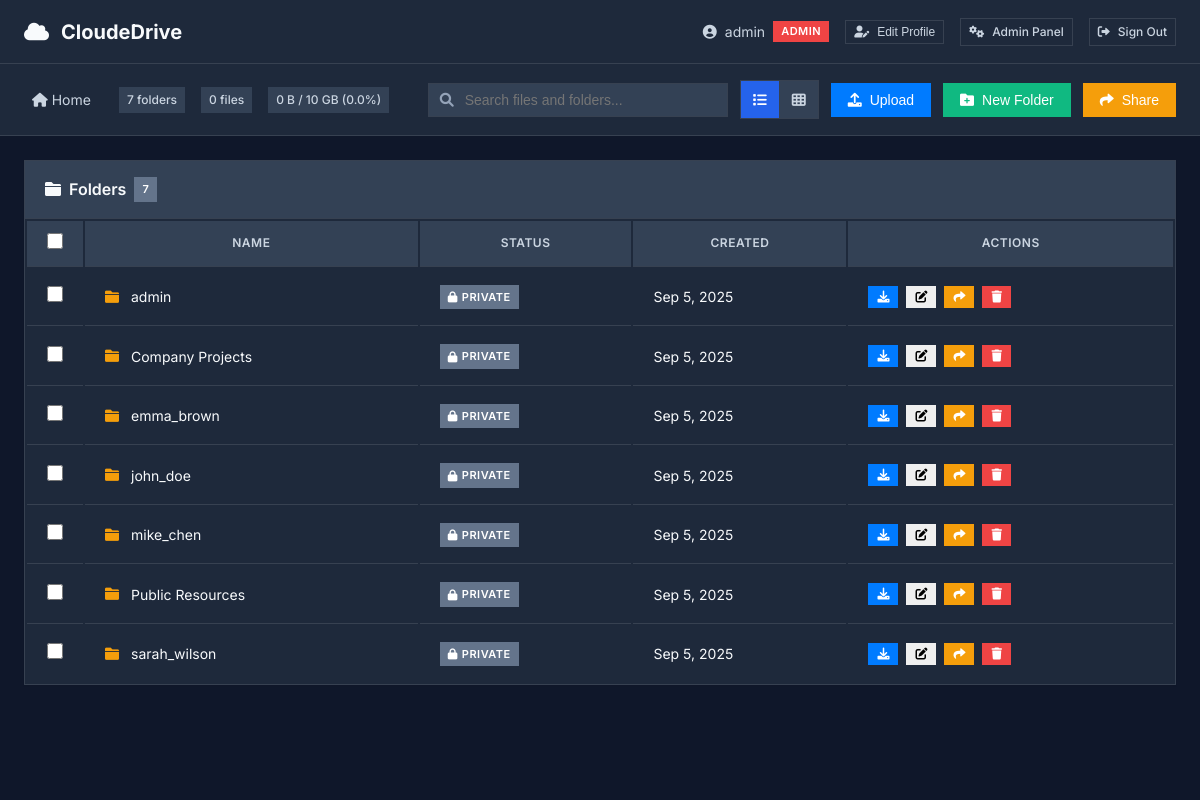
/index.php (signed in), run on the app's committed database.
### tables this page shows
CREATE TABLE `users` (
  `id` int(11) NOT NULL,
  `username` varchar(50) NOT NULL,
  `email` varchar(100) NOT NULL,
  `password` varchar(255) NOT NULL,
  `role` enum('admin','user') DEFAULT 'user',
  `storage_limit` bigint(20) DEFAULT 10737418240,
  `used_storage` bigint(20) DEFAULT 0,
  `created_at` timestamp NOT NULL DEFAULT current_timestamp(),
  `updated_at` timestamp NOT NULL DEFAULT current_timestamp() ON UPDATE current_timestamp()
);

CREATE TABLE `folders` (
  `id` int(11) NOT NULL,
  `name` varchar(255) NOT NULL,
  `parent_id` int(11) DEFAULT NULL,
  `owner_id` int(11) NOT NULL,
  `is_shared` tinyint(1) DEFAULT 0,
  `created_at` timestamp NOT NULL DEFAULT current_timestamp(),
  `updated_at` timestamp NOT NULL DEFAULT current_timestamp() ON UPDATE current_timestamp()
);

### index.php (the view, shortened to what the rows shown need)
<?php
require_once 'classes/User.php';
require_once 'classes/FileManager.php';
require_once 'classes/FolderManager.php';
require_once 'config/database.php';
$user = new User();
$fileManager = new FileManager();
$folderManager = new FolderManager();
$currentUser = $user->getCurrentUser();
$folderId = $_GET['folder'] ?? null;
$folderPage = max(1, (int)($_GET['folder_page'] ?? 1));
$filePage = max(1, (int)($_GET['file_page'] ?? 1));
$perPage = (int)($_GET['per_page'] ?? 20);
$perPage = in_array($perPage, [20, 50, 100, 200]) ? $perPage : 20;
$foldersResult = $folderManager->getFolders($folderId, null, $folderPage, $perPage);
$filesResult = $fileManager->getFiles($folderId, null, $filePage, $perPage);
$folders = $foldersResult['folders'] ?? [];
$files = $filesResult['files'] ?? [];
$folderPagination = [
    'current' => $foldersResult['currentPage'] ?? 1,
    'total' => $foldersResult['total'] ?? 0,
    'hasMore' => $foldersResult['hasMore'] ?? false,
    'perPage' => $foldersResult['perPage'] ?? $perPage
];
$filePagination = [
    'current' => $filesResult['currentPage'] ?? 1,
    'total' => $filesResult['total'] ?? 0,
    'hasMore' => $filesResult['hasMore'] ?? false,
    'perPage' => $filesResult['perPage'] ?? $perPage
];
$storageInfo = $user->getUserStorageInfo($currentUser['id']);
$storageUsedPercent = $storageInfo ? ($storageInfo['used_storage'] / $storageInfo['storage_limit']) * 100 : 0;
?>
<!DOCTYPE html>
<html lang="en">
<head>
    <link href="https://cdnjs.cloudflare.com/ajax/libs/font-awesome/6.0.0/css/all.min.css" rel="stylesheet">
    <link href="assets/css/style.css" rel="stylesheet">
</head>
<body>
    <div class="main-layout">
        <div class="toolbar">
            <div class="toolbar-content">
                <div class="toolbar-left">
                    <div class="stats-info">
                        <span class="stat-badge">
                            <?php echo $folderPagination['total']; ?> folders<?php echo $folderPagination['hasMore'] ? ' (showing first 200 max)' : ''; ?>
                        </span>
                        <span class="stat-badge">
                            <?php echo $filePagination['total']; ?> files<?php echo $filePagination['hasMore'] ? ' (showing first 200 max)' : ''; ?>
                        </span>
                        <?php if ($storageInfo): ?>
                            <span class="stat-badge">
                                <?php echo formatFileSize($storageInfo['used_storage']); ?> / <?php echo formatFileSize($storageInfo['storage_limit']); ?>
                                (<?php echo number_format($storageUsedPercent, 1); ?>%)
                            </span>
                        <?php endif; ?>
                    </div>
                </div>
            </div>
        </div>
        <div class="main-content">
            <?php if (!empty($folders) || !empty($files)): ?>
                <?php if (!empty($folders)): ?>
                <div class="card-professional">
                    <div class="card-body">
                        <div id="foldersTableView">
                            <table class="table-professional">
                                <thead>
                                    <tr>
                                        <th width="40">
                                            <input type="checkbox" id="selectAllFolders" onchange="toggleSelectAll('folder')" title="Select All">
                                        </th>
                                        <th>Name</th>
                                        <th>Status</th>
                                        <th>Created</th>
                                        <th>Actions</th>
                                    </tr>
                                </thead>
                                <tbody>
                                    <?php foreach ($folders as $folder): ?>
                                    <tr onclick="location.href='index.php?folder=<?php echo $folder['id']; ?>'" style="cursor: pointer;">
                                        <td onclick="event.stopPropagation();">
                                            <input type="checkbox" class="folder-checkbox" value="<?php echo $folder['id']; ?>" onchange="updateMultiSelectControls('folder')">
                                        </td>
                                        <td>
                                            <div class="d-flex align-items-center">
                                                <i class="fas fa-folder" style="color: #f59e0b; margin-right: 12px;"></i>
                                                <span><?php echo htmlspecialchars($folder['name']); ?></span>
                                            </div>
                                        </td>
                                        <td>
                                            <?php if ($folder['is_shared']): ?>
                                                <span class="badge-professional badge-info">
                                                    <i class="fas fa-share"></i>
                                                    Shared
                                                </span>
                                            <?php else: ?>
                                                <span class="badge-professional badge-secondary">
                                                    <i class="fas fa-lock"></i>
                                                    Private
                                                </span>
                                            <?php endif; ?>
                                        </td>
                                        <td><?php echo date('M j, Y', strtotime($folder['created_at'])); ?></td>
                                        <td>
                                            <div class="d-flex" style="gap: 8px;">
                                                <button class="btn-professional btn-primary btn-sm" onclick="event.stopPropagation(); downloadFolder(<?php echo $folder['id']; ?>)" title="Download as ZIP">
                                                    <i class="fas fa-download"></i>
                                                </button>
                                                <?php if ($currentUser['role'] === 'admin' || $folder['owner_id'] == $currentUser['id']): ?>
                                                    <button class="btn-professional btn-info btn-sm" onclick="event.stopPropagation(); renameFolder(<?php echo $folder['id']; ?>, '<?php echo htmlspecialchars($folder['name'], ENT_QUOTES); ?>')" title="Rename">
                                                        <i class="fas fa-edit"></i>
                                                    </button>
                                                <?php endif; ?>
                                                <?php if ($currentUser['role'] === 'admin' || $folder['owner_id'] == $currentUser['id']): ?>
                                                    <button class="btn-professional btn-warning btn-sm" onclick="event.stopPropagation(); shareFolder(<?php echo $folder['id']; ?>)" title="Share">
                                                        <i class="fas fa-share"></i>
                                                    </button>
                                                <?php endif; ?>
                                                <?php if ($currentUser['role'] === 'admin' || $folder['can_delete_folder']): ?>
                                                <button class="btn-professional btn-danger btn-sm" onclick="event.stopPropagation(); showDeleteConfirmation('folder', <?php echo $folder['id']; ?>, '<?php echo htmlspecialchars($folder['name'], ENT_QUOTES); ?>')" title="Delete">
                                                    <i class="fas fa-trash"></i>
                                                </button>
                                                <?php endif; ?>
                                            </div>
                                        </td>
                                    </tr>
                                    <?php endforeach; ?>
                                </tbody>
                            </table>
                        </div>
                    </div>
                </div>
                <?php endif; ?>
            <?php endif; ?>
        </div>
    </div>
</body>
</html>
<?php
function formatFileSize($bytes) {
    $units = ['B', 'KB', 'MB', 'GB', 'TB'];
    for ($i = 0; $bytes > 1024 && $i < count($units) - 1; $i++) {
        $bytes /= 1024;
    }
    return round($bytes, 2) . ' ' . $units[$i];
}
?>

### data on the page
users: used_storage "0 B", storage_limit "10 GB", storageUsedPercent "0.0"
folders: name "admin", is_shared 0 (drawn), created_at "Sep 5, 2025"
folders: name "Company Projects", is_shared 0 (drawn), created_at "Sep 5, 2025"
folders: name "emma_brown", is_shared 0 (drawn), created_at "Sep 5, 2025"
folders: name "john_doe", is_shared 0 (drawn), created_at "Sep 5, 2025"
folders: name "mike_chen", is_shared 0 (drawn), created_at "Sep 5, 2025"
folders: name "Public Resources", is_shared 0 (drawn), created_at "Sep 5, 2025"
folders: name "sarah_wilson", is_shared 0 (drawn), created_at "Sep 5, 2025"

### other printed values
$currentUser['username'] "admin"
$folderPagination['total'] "7"
$filePagination['total'] "0"
